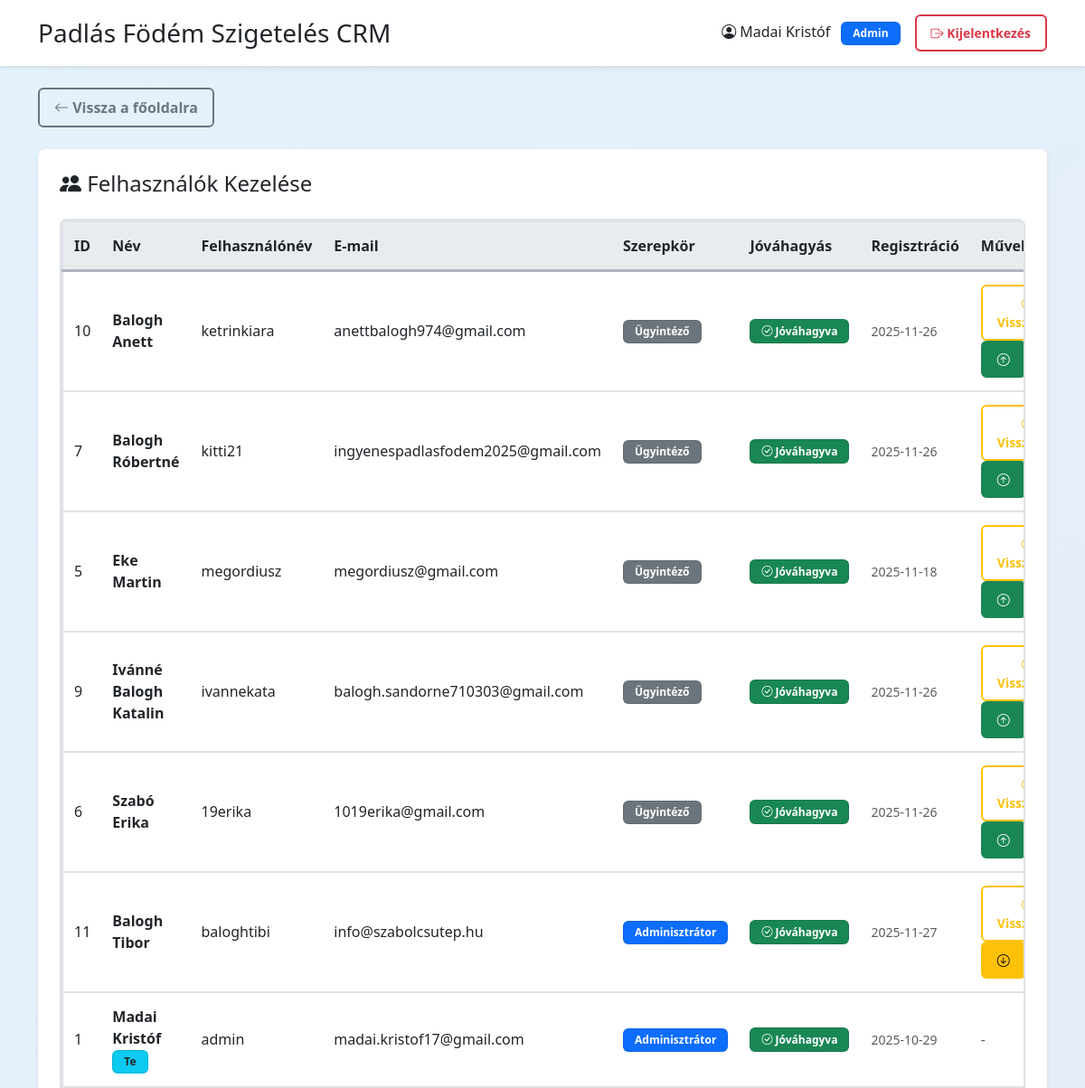
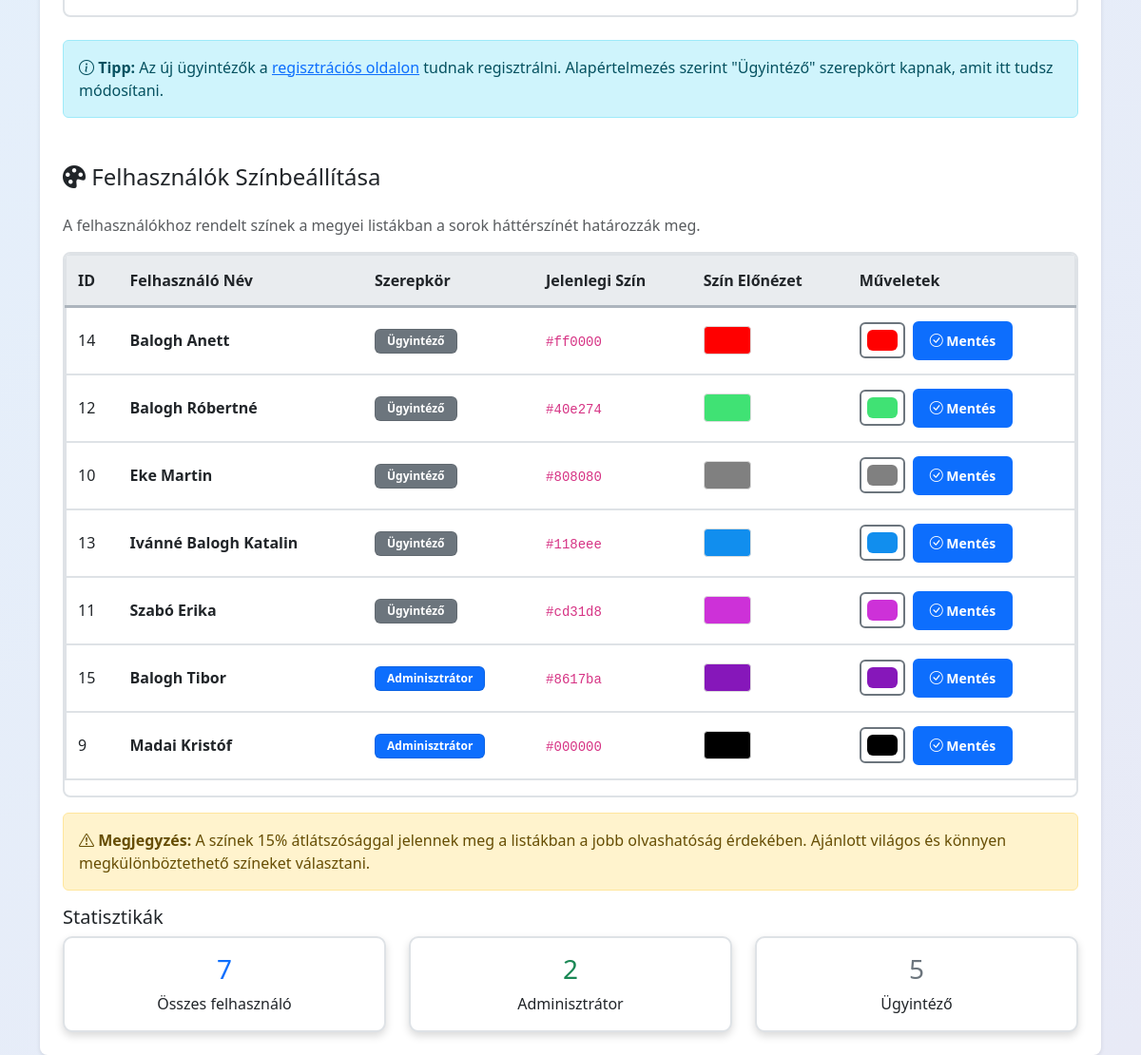
The page /admin.php (signed in) on the database as committed earlier (2 pictures, top to bottom).
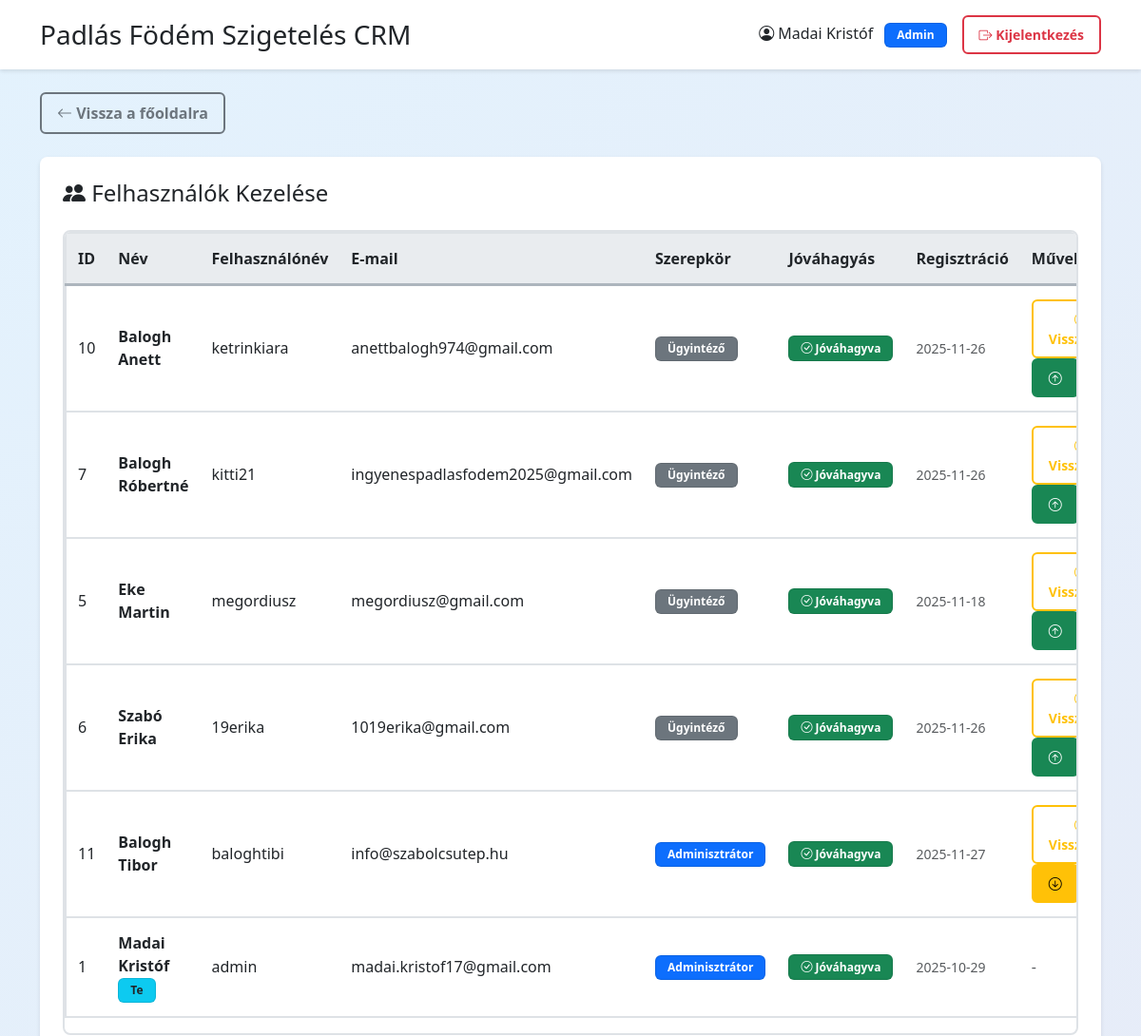
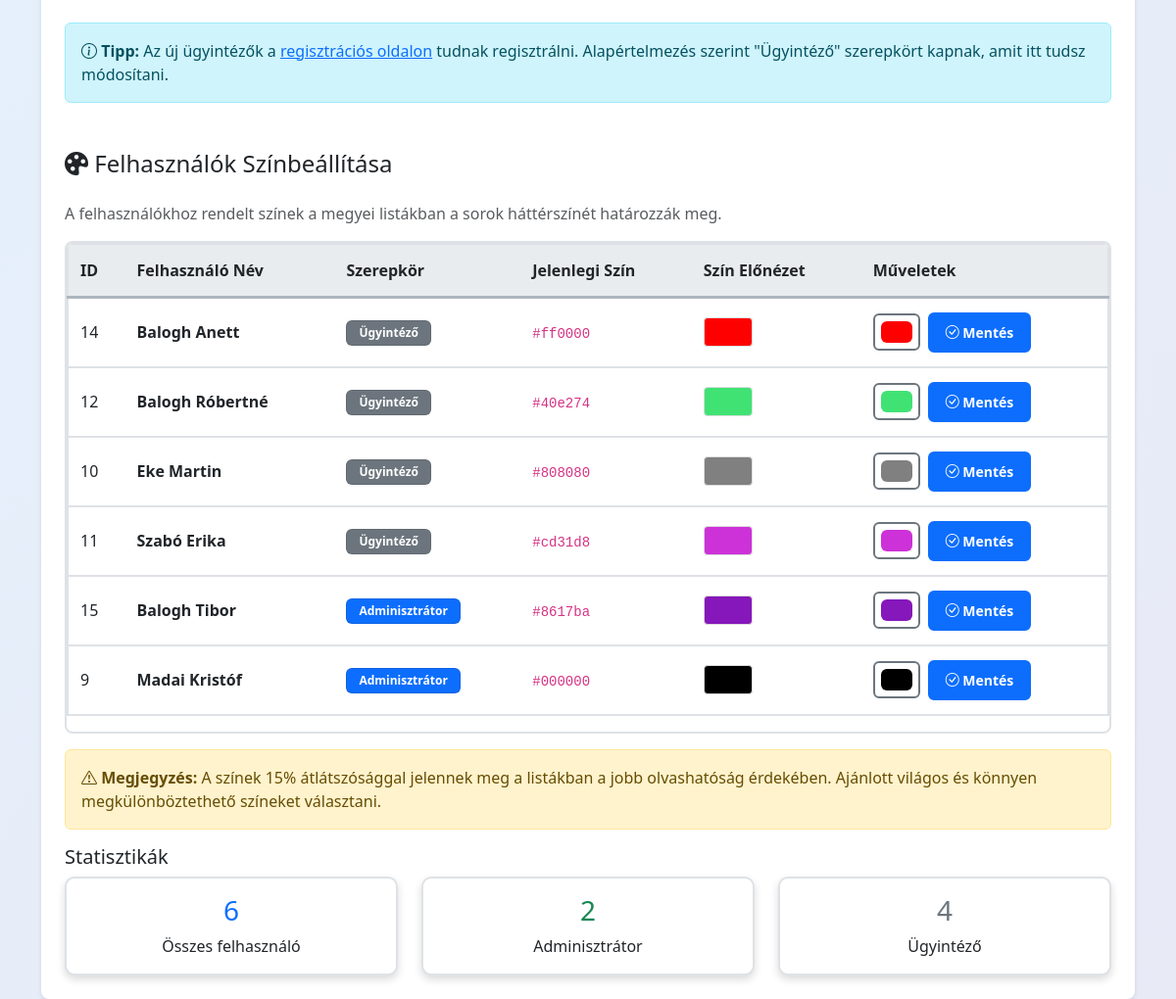
The same page on the database as committed later (2 pictures, top to bottom).
### tables this page shows
CREATE TABLE `users` (
  `id` int(11) NOT NULL,
  `username` varchar(50) NOT NULL,
  `password` varchar(255) NOT NULL,
  `name` varchar(100) NOT NULL,
  `email` varchar(100) DEFAULT NULL,
  `role` enum('admin','agent') NOT NULL DEFAULT 'agent',
  `approved` tinyint(1) NOT NULL DEFAULT 0,
  `created_at` timestamp NULL DEFAULT current_timestamp(),
  `last_login` timestamp NULL DEFAULT NULL
);

CREATE TABLE `agents` (
  `id` int(11) NOT NULL,
  `name` varchar(100) NOT NULL,
  `color` varchar(7) NOT NULL,
  `created_at` timestamp NULL DEFAULT current_timestamp()
);

### config.php (called while the page is built, shortened)
<?php
function escape($string) {
    return htmlspecialchars($string, ENT_QUOTES, 'UTF-8');
}
?>

### admin.php (the view, shortened to what this page needs)
<?php
require_once 'config.php';
$stmt = $pdo->query("SELECT * FROM users ORDER BY approved ASC, role DESC, name ASC");
$users = $stmt->fetchAll();
$stmt = $pdo->query("
    SELECT a.*, u.role
    FROM agents a
    INNER JOIN users u ON a.name = u.name
    WHERE u.approved = 1
    ORDER BY u.role DESC, a.name ASC
");
$agents = $stmt->fetchAll();
?>
<!DOCTYPE html>
<html lang="hu">
<head>
    <link href="https://cdn.jsdelivr.net/npm/bootstrap@5.3.0/dist/css/bootstrap.min.css" rel="stylesheet">
    <link rel="stylesheet" href="https://cdn.jsdelivr.net/npm/bootstrap-icons@1.10.0/font/bootstrap-icons.css">
    <link rel="stylesheet" href="improved_styles.css?v=1.0">
</head>
<body>
    <div class="header py-3 mb-4">
        <div class="container">
            <div class="d-flex justify-content-between align-items-center">
                <h3 class="mb-0"><?php echo APP_NAME; ?></h3>
                <div class="d-flex align-items-center gap-3">
                    <a href="profile.php" class="text-decoration-none text-dark">
                        <i class="bi bi-person-circle"></i> <?php echo escape($_SESSION['name']); ?>
                        <span class="badge bg-primary ms-2">Admin</span>
                    </a>
                    <a href="logout.php" class="btn btn-outline-danger btn-sm">
                        <i class="bi bi-box-arrow-right"></i> Kijelentkezés
                    </a>
                </div>
            </div>
        </div>
    </div>
    <div class="container">
        <div class="mb-4">
            <a href="index.php" class="btn btn-outline-secondary">
                <i class="bi bi-arrow-left"></i> Vissza a főoldalra
            </a>
        </div>
        <div class="admin-card p-4">
            <div class="d-flex justify-content-between align-items-center mb-4">
                <h4 class="mb-0">
                    <i class="bi bi-people-fill"></i> Felhasználók Kezelése
                </h4>
            </div>
            <div class="table-responsive">
                <table class="table table-hover">
                    <thead>
                        <tr>
                            <th>ID</th>
                            <th>Név</th>
                            <th>Felhasználónév</th>
                            <th>E-mail</th>
                            <th>Szerepkör</th>
                            <th>Jóváhagyás</th>
                            <th>Regisztráció</th>
                            <th>Műveletek</th>
                        </tr>
                    </thead>
                    <tbody>
                        <?php foreach ($users as $user): ?>
                            <tr class="user-row">
                                <td><?php echo $user['id']; ?></td>
                                <td>
                                    <strong><?php echo escape($user['name']); ?></strong>
                                    <?php if ($user['id'] == $_SESSION['user_id']): ?>
                                        <span class="badge bg-info text-dark">Te</span>
                                    <?php endif; ?>
                                </td>
                                <td><?php echo escape($user['username']); ?></td>
                                <td><?php echo escape($user['email'] ?? '-'); ?></td>
                                <td>
                                    <?php if ($user['role'] === 'admin'): ?>
                                        <span class="badge bg-primary">Adminisztrátor</span>
                                    <?php else: ?>
                                        <span class="badge bg-secondary">Ügyintéző</span>
                                    <?php endif; ?>
                                </td>
                                <td>
                                    <?php if ($user['approved'] == 1): ?>
                                        <span class="badge bg-success"><i class="bi bi-check-circle"></i> Jóváhagyva</span>
                                    <?php else: ?>
                                        <span class="badge bg-warning text-dark"><i class="bi bi-clock"></i> Várakozás</span>
                                    <?php endif; ?>
                                </td>
                                <td>
                                    <small class="text-muted">
                                        <?php echo date('Y-m-d', strtotime($user['created_at'])); ?>
                                    </small>
                                </td>
                                <td>
                                    <?php if ($user['id'] != $_SESSION['user_id']): ?>
                                        <?php if ($user['approved'] == 0): ?>
                                            <form method="POST" class="d-inline">
                                                <input type="hidden" name="user_id" value="<?php echo $user['id']; ?>">
                                                <button type="submit" name="approve_user" class="btn btn-sm btn-success"
                                                        title="Felhasználó jóváhagyása">
                                                    <i class="bi bi-check-circle"></i> Jóváhagy
                                                </button>
                                            </form>
                                        <?php else: ?>
                                            <form method="POST" class="d-inline">
                                                <button type="submit" name="unapprove_user" class="btn btn-sm btn-outline-warning"
                                                        title="Jóváhagyás visszavonása"
                                                        onclick="return confirm('Biztosan visszavonod a jóváhagyást?')">
                                                    <i class="bi bi-x-circle"></i> Visszavon
                                                </button>
                                            </form>
                                        <?php endif; ?>
                                        <form method="POST" class="d-inline">
                                            <?php if ($user['role'] === 'admin'): ?>
                                                <button type="submit" name="change_role" class="btn btn-sm btn-warning"
                                                        title="Ügyintézővé alakítás"
                                                        onclick="return confirm('Biztosan ügyintézővé alakítod?')">
                                                    <i class="bi bi-arrow-down-circle"></i>
                                                </button>
                                            <?php else: ?>
                                                <button type="submit" name="change_role" class="btn btn-sm btn-success"
                                                        title="Adminná alakítás"
                                                        onclick="return confirm('Biztosan adminná alakítod?')">
                                                    <i class="bi bi-arrow-up-circle"></i>
                                                </button>
                                            <?php endif; ?>
                                        </form>
                                    <?php else: ?>
                                        <span class="text-muted">-</span>
                                    <?php endif; ?>
                                </td>
                            </tr>
                        <?php endforeach; ?>
                    </tbody>
                </table>
            </div>
            <div class="mt-4">
                <div class="alert alert-info">
                    <strong><i class="bi bi-info-circle"></i> Tipp:</strong>
                    Az új ügyintézők a <a href="register.php" target="_blank">regisztrációs oldalon</a> tudnak regisztrálni.
                    Alapértelmezés szerint "Ügyintéző" szerepkört kapnak, amit itt tudsz módosítani.
                </div>
            </div>
            <div class="mt-5">
                <h4 class="mb-4">
                    <i class="bi bi-palette-fill"></i> Felhasználók Színbeállítása
                </h4>
                <p class="text-muted">A felhasználókhoz rendelt színek a megyei listákban a sorok háttérszínét határozzák meg.</p>
                <div class="table-responsive">
                    <table class="table table-hover">
                        <thead>
                            <tr>
                                <th>ID</th>
                                <th>Felhasználó Név</th>
                                <th>Szerepkör</th>
                                <th>Jelenlegi Szín</th>
                                <th>Szín Előnézet</th>
                                <th>Műveletek</th>
                            </tr>
                        </thead>
                        <tbody>
                            <?php foreach ($agents as $agent): ?>
                                <tr>
                                    <td><?php echo $agent['id']; ?></td>
                                    <td><strong><?php echo escape($agent['name']); ?></strong></td>
                                    <td>
                                        <?php if ($agent['role'] === 'admin'): ?>
                                            <span class="badge bg-primary">Adminisztrátor</span>
                                        <?php else: ?>
                                            <span class="badge bg-secondary">Ügyintéző</span>
                                        <?php endif; ?>
                                    </td>
                                    <td><code><?php echo escape($agent['color'] ?? '#808080'); ?></code></td>
                                    <td>
                                        <div style="width: 50px; height: 30px; background-color: <?php echo escape($agent['color'] ?? '#808080'); ?>; border: 1px solid #ddd; border-radius: 4px;"></div>
                                    </td>
                                    <td>
                                        <form method="POST" class="d-inline-flex align-items-center gap-2">
                                            <input type="color" name="color" class="form-control form-control-color"
                                                   value="<?php echo escape($agent['color'] ?? '#808080'); ?>"
                                                   title="Válassz színt">
                                            <button type="submit" name="change_color" class="btn btn-sm btn-primary">
                                                <i class="bi bi-check-circle"></i> Mentés
                                            </button>
                                        </form>
                                    </td>
                                </tr>
                            <?php endforeach; ?>
                        </tbody>
                    </table>
                </div>
                <div class="alert alert-warning mt-3">
                    <strong><i class="bi bi-exclamation-triangle"></i> Megjegyzés:</strong>
                    A színek 15% átlátszósággal jelennek meg a listákban a jobb olvashatóság érdekében.
                    Ajánlott világos és könnyen megkülönböztethető színeket választani.
                </div>
            </div>
            <div class="mt-3">
                <h5>Statisztikák</h5>
                <div class="row">
                    <div class="col-md-4">
                        <div class="card">
                            <div class="card-body text-center">
                                <h3 class="text-primary"><?php echo count($users); ?></h3>
                                <p class="mb-0">Összes felhasználó</p>
                            </div>
                        </div>
                    </div>
                    <div class="col-md-4">
                        <div class="card">
                            <div class="card-body text-center">
                                <h3 class="text-success">
                                    <?php echo count(array_filter($users, fn($u) => $u['role'] === 'admin')); ?>
                                </h3>
                                <p class="mb-0">Adminisztrátor</p>
                            </div>
                        </div>
                    </div>
                    <div class="col-md-4">
                        <div class="card">
                            <div class="card-body text-center">
                                <h3 class="text-secondary">
                                    <?php echo count(array_filter($users, fn($u) => $u['role'] === 'agent')); ?>
                                </h3>
                                <p class="mb-0">Ügyintéző</p>
                            </div>
                        </div>
                    </div>
                </div>
            </div>
        </div>
    </div>
</body>
</html>

### improved_styles.css (style rules this page uses)
.table { border: 2px solid #dee2e6 !important; }
.table thead th { background-color: #e9ecef !important; border-bottom: 3px solid #adb5bd !important; font-weight: 700 !important; color: #212529 !important; padding: 14px 12px !important; }
.table tbody td { border-bottom: 2px solid #dee2e6 !important; padding: 14px 12px !important; vertical-align: middle !important; }
.card { border: 2px solid #dee2e6 !important; box-shadow: 0 4px 8px rgba(0, 0, 0, 0.15) !important; border-radius: 10px !important; }
.btn { border-radius: 6px !important; font-weight: 600 !important; border-width: 2px !important; padding: 8px 16px !important; transition: all 0.2s ease !important; }
.badge { font-weight: 600 !important; padding: 6px 12px !important; border-radius: 6px !important; border: 1px solid rgba(0, 0, 0, 0.1) !important; }
.form-control { border: 2px solid #6c757d !important; }
.table-responsive { border: 2px solid #dee2e6 !important; border-radius: 8px !important; overflow-x: auto !important; -webkit-overflow-scrolling: touch !important; }

### admin.php (style rules this page uses)
body { background: linear-gradient(135deg, #e3f2fd 0%, #e8eaf6 100%); min-height: 100vh; }
.header { background: white; box-shadow: 0 2px 4px rgba(0,0,0,0.1); }
.admin-card { background: white; border-radius: 8px; box-shadow: 0 2px 4px rgba(0,0,0,0.1); }

Rows that differ between the two databases and show on the page:
removed users: id "9", name "Ivánné Balogh Katalin", username "ivannekata", email "balogh.sandorne710303@gmail.com", role "Ügyintéző", approved 1 (drawn), created_at "2025-11-26"
no longer on this page (row unchanged): agents: id "13", name "Ivánné Balogh Katalin", shows "Ügyintéző", color "#118eee"
Other text that changed with them:
count($users): "7" → "6"
count(array_filter($users, fn($u) => $u['role'] === 'agent')): "5" → "4"
